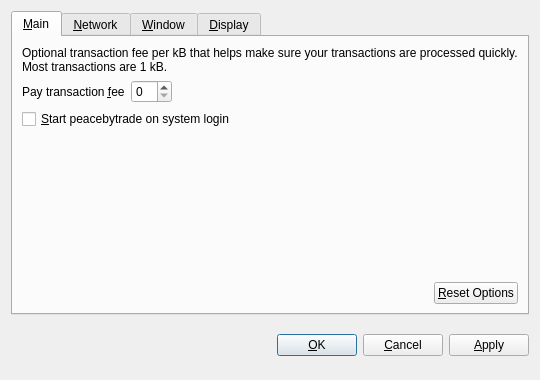
<?xml version="1.0" encoding="UTF-8"?>
<ui version="4.0">
 <class>OptionsDialog</class>
 <widget class="QDialog" name="OptionsDialog">
  <property name="geometry">
   <rect>
    <x>0</x>
    <y>0</y>
    <width>540</width>
    <height>380</height>
   </rect>
  </property>
  <property name="windowTitle">
   <string>Options</string>
  </property>
  <property name="modal">
   <bool>true</bool>
  </property>
  <layout class="QVBoxLayout" name="verticalLayout">
   <item>
    <widget class="QTabWidget" name="tabWidget">
     <property name="tabPosition">
      <enum>QTabWidget::North</enum>
     </property>
     <property name="currentIndex">
      <number>0</number>
     </property>
     <widget class="QWidget" name="tabMain">
      <attribute name="title">
       <string>&amp;Main</string>
      </attribute>
      <layout class="QVBoxLayout" name="verticalLayout_Main">
       <item>
        <widget class="QLabel" name="transactionFeeInfoLabel">
         <property name="text">
          <string>Optional transaction fee per kB that helps make sure your transactions are processed quickly. Most transactions are 1 kB.</string>
         </property>
         <property name="textFormat">
          <enum>Qt::PlainText</enum>
         </property>
         <property name="wordWrap">
          <bool>true</bool>
         </property>
        </widget>
       </item>
       <item>
        <layout class="QHBoxLayout" name="horizontalLayout_1_Main">
         <item>
          <widget class="QLabel" name="transactionFeeLabel">
           <property name="text">
            <string>Pay transaction &amp;fee</string>
           </property>
           <property name="textFormat">
            <enum>Qt::PlainText</enum>
           </property>
           <property name="buddy">
            <cstring>transactionFee</cstring>
           </property>
          </widget>
         </item>
         <item>
          <widget class="BitcoinAmountField" name="transactionFee"/>
         </item>
         <item>
          <spacer name="horizontalSpacer_1_Main">
           <property name="orientation">
            <enum>Qt::Horizontal</enum>
           </property>
           <property name="sizeHint" stdset="0">
            <size>
             <width>40</width>
             <height>20</height>
            </size>
           </property>
          </spacer>
         </item>
        </layout>
       </item>
       <item>
        <widget class="QCheckBox" name="bitcoinAtStartup">
         <property name="toolTip">
          <string>Automatically start peacebytrade after logging in to the system.</string>
         </property>
         <property name="text">
          <string>&amp;Start peacebytrade on system login</string>
         </property>
        </widget>
       </item>
       <item>
        <spacer name="verticalSpacer_Main">
         <property name="orientation">
          <enum>Qt::Vertical</enum>
         </property>
         <property name="sizeHint" stdset="0">
          <size>
           <width>20</width>
           <height>40</height>
          </size>
         </property>
        </spacer>
       </item>
       <item>
        <layout class="QHBoxLayout" name="horizontalLayout_2_Main">
         <item>
          <spacer name="horizontalSpacer_2_Main">
           <property name="orientation">
            <enum>Qt::Horizontal</enum>
           </property>
           <property name="sizeHint" stdset="0">
            <size>
             <width>40</width>
             <height>20</height>
            </size>
           </property>
          </spacer>
         </item>
         <item>
          <widget class="QPushButton" name="resetButton">
           <property name="toolTip">
            <string>Reset all client options to default.</string>
           </property>
           <property name="text">
            <string>&amp;Reset Options</string>
           </property>
           <property name="autoDefault">
            <bool>false</bool>
           </property>
          </widget>
         </item>
        </layout>
       </item>
      </layout>
     </widget>
     <widget class="QWidget" name="tabNetwork">
      <attribute name="title">
       <string>&amp;Network</string>
      </attribute>
      <layout class="QVBoxLayout" name="verticalLayout_Network">
       <item>
        <widget class="QCheckBox" name="mapPortUpnp">
         <property name="toolTip">
          <string>Automatically open the peacebytrade client port on the router. This only works when your router supports UPnP and it is enabled.</string>
         </property>
         <property name="text">
          <string>Map port using &amp;UPnP</string>
         </property>
        </widget>
       </item>
       <item>
        <widget class="QCheckBox" name="connectSocks">
         <property name="toolTip">
          <string>Connect to the peacebytrade network through a SOCKS proxy (e.g. when connecting through Tor).</string>
         </property>
         <property name="text">
          <string>&amp;Connect through SOCKS proxy:</string>
         </property>
        </widget>
       </item>
       <item>
        <layout class="QHBoxLayout" name="horizontalLayout_Network">
         <item>
          <widget class="QLabel" name="proxyIpLabel">
           <property name="text">
            <string>Proxy &amp;IP:</string>
           </property>
           <property name="textFormat">
            <enum>Qt::PlainText</enum>
           </property>
           <property name="buddy">
            <cstring>proxyIp</cstring>
           </property>
          </widget>
         </item>
         <item>
          <widget class="QValidatedLineEdit" name="proxyIp">
           <property name="maximumSize">
            <size>
             <width>140</width>
             <height>16777215</height>
            </size>
           </property>
           <property name="toolTip">
            <string>IP address of the proxy (e.g. 127.0.0.1)</string>
           </property>
          </widget>
         </item>
         <item>
          <widget class="QLabel" name="proxyPortLabel">
           <property name="text">
            <string>&amp;Port:</string>
           </property>
           <property name="textFormat">
            <enum>Qt::PlainText</enum>
           </property>
           <property name="buddy">
            <cstring>proxyPort</cstring>
           </property>
          </widget>
         </item>
         <item>
          <widget class="QLineEdit" name="proxyPort">
           <property name="maximumSize">
            <size>
             <width>55</width>
             <height>16777215</height>
            </size>
           </property>
           <property name="toolTip">
            <string>Port of the proxy (e.g. 9050)</string>
           </property>
          </widget>
         </item>
         <item>
          <widget class="QLabel" name="socksVersionLabel">
           <property name="text">
            <string>SOCKS &amp;Version:</string>
           </property>
           <property name="textFormat">
            <enum>Qt::PlainText</enum>
           </property>
           <property name="buddy">
            <cstring>socksVersion</cstring>
           </property>
          </widget>
         </item>
         <item>
          <widget class="QValueComboBox" name="socksVersion">
           <property name="toolTip">
            <string>SOCKS version of the proxy (e.g. 5)</string>
           </property>
          </widget>
         </item>
         <item>
          <spacer name="horizontalSpacer_Network">
           <property name="orientation">
            <enum>Qt::Horizontal</enum>
           </property>
           <property name="sizeHint" stdset="0">
            <size>
             <width>40</width>
             <height>20</height>
            </size>
           </property>
          </spacer>
         </item>
        </layout>
       </item>
       <item>
        <spacer name="verticalSpacer_Network">
         <property name="orientation">
          <enum>Qt::Vertical</enum>
         </property>
         <property name="sizeHint" stdset="0">
          <size>
           <width>20</width>
           <height>40</height>
          </size>
         </property>
        </spacer>
       </item>
      </layout>
     </widget>
     <widget class="QWidget" name="tabWindow">
      <attribute name="title">
       <string>&amp;Window</string>
      </attribute>
      <layout class="QVBoxLayout" name="verticalLayout_Window">
       <item>
        <widget class="QCheckBox" name="minimizeToTray">
         <property name="toolTip">
          <string>Show only a tray icon after minimizing the window.</string>
         </property>
         <property name="text">
          <string>&amp;Minimize to the tray instead of the taskbar</string>
         </property>
        </widget>
       </item>
       <item>
        <widget class="QCheckBox" name="minimizeOnClose">
         <property name="toolTip">
          <string>Minimize instead of exit the application when the window is closed. When this option is enabled, the application will be closed only after selecting Quit in the menu.</string>
         </property>
         <property name="text">
          <string>M&amp;inimize on close</string>
         </property>
        </widget>
       </item>
       <item>
        <spacer name="verticalSpacer_Window">
         <property name="orientation">
          <enum>Qt::Vertical</enum>
         </property>
         <property name="sizeHint" stdset="0">
          <size>
           <width>20</width>
           <height>40</height>
          </size>
         </property>
        </spacer>
       </item>
      </layout>
     </widget>
     <widget class="QWidget" name="tabDisplay">
      <attribute name="title">
       <string>&amp;Display</string>
      </attribute>
      <layout class="QVBoxLayout" name="verticalLayout_Display">
       <item>
        <layout class="QHBoxLayout" name="horizontalLayout_1_Display">
         <item>
          <widget class="QLabel" name="langLabel">
           <property name="text">
            <string>User Interface &amp;language:</string>
           </property>
           <property name="textFormat">
            <enum>Qt::PlainText</enum>
           </property>
           <property name="buddy">
            <cstring>lang</cstring>
           </property>
          </widget>
         </item>
         <item>
          <widget class="QValueComboBox" name="lang">
           <property name="toolTip">
            <string>The user interface language can be set here. This setting will take effect after restarting peacebytrade.</string>
           </property>
          </widget>
         </item>
        </layout>
       </item>
       <item>
        <layout class="QHBoxLayout" name="horizontalLayout_2_Display">
         <item>
          <widget class="QLabel" name="unitLabel">
           <property name="text">
            <string>&amp;Unit to show amounts in:</string>
           </property>
           <property name="textFormat">
            <enum>Qt::PlainText</enum>
           </property>
           <property name="buddy">
            <cstring>unit</cstring>
           </property>
          </widget>
         </item>
         <item>
          <widget class="QValueComboBox" name="unit">
           <property name="toolTip">
            <string>Choose the default subdivision unit to show in the interface and when sending coins.</string>
           </property>
          </widget>
         </item>
        </layout>
       </item>
       <item>
        <widget class="QCheckBox" name="displayAddresses">
         <property name="toolTip">
          <string>Whether to show peacebytrade addresses in the transaction list or not.</string>
         </property>
         <property name="text">
          <string>&amp;Display addresses in transaction list</string>
         </property>
        </widget>
       </item>
       <item>
        <spacer name="verticalSpacer_Display">
         <property name="orientation">
          <enum>Qt::Vertical</enum>
         </property>
         <property name="sizeHint" stdset="0">
          <size>
           <width>20</width>
           <height>40</height>
          </size>
         </property>
        </spacer>
       </item>
      </layout>
     </widget>
    </widget>
   </item>
   <item>
    <layout class="QHBoxLayout" name="horizontalLayout_Buttons">
     <item>
      <spacer name="horizontalSpacer_1">
       <property name="orientation">
        <enum>Qt::Horizontal</enum>
       </property>
       <property name="sizeHint" stdset="0">
        <size>
         <width>40</width>
         <height>48</height>
        </size>
       </property>
      </spacer>
     </item>
     <item>
      <widget class="QLabel" name="statusLabel">
       <property name="font">
        <font>
         <weight>75</weight>
         <bold>true</bold>
        </font>
       </property>
       <property name="text">
        <string/>
       </property>
       <property name="textFormat">
        <enum>Qt::PlainText</enum>
       </property>
       <property name="wordWrap">
        <bool>true</bool>
       </property>
      </widget>
     </item>
     <item>
      <spacer name="horizontalSpacer_2">
       <property name="orientation">
        <enum>Qt::Horizontal</enum>
       </property>
       <property name="sizeHint" stdset="0">
        <size>
         <width>40</width>
         <height>48</height>
        </size>
       </property>
      </spacer>
     </item>
     <item>
      <widget class="QPushButton" name="okButton">
       <property name="text">
        <string>&amp;OK</string>
       </property>
      </widget>
     </item>
     <item>
      <widget class="QPushButton" name="cancelButton">
       <property name="text">
        <string>&amp;Cancel</string>
       </property>
       <property name="autoDefault">
        <bool>false</bool>
       </property>
      </widget>
     </item>
     <item>
      <widget class="QPushButton" name="applyButton">
       <property name="text">
        <string>&amp;Apply</string>
       </property>
       <property name="autoDefault">
        <bool>false</bool>
       </property>
      </widget>
     </item>
    </layout>
   </item>
  </layout>
 </widget>
 <customwidgets>
  <customwidget>
   <class>BitcoinAmountField</class>
   <extends>QSpinBox</extends>
   <header>bitcoinamountfield.h</header>
  </customwidget>
  <customwidget>
   <class>QValueComboBox</class>
   <extends>QComboBox</extends>
   <header>qvaluecombobox.h</header>
  </customwidget>
  <customwidget>
   <class>QValidatedLineEdit</class>
   <extends>QLineEdit</extends>
   <header>qvalidatedlineedit.h</header>
  </customwidget>
 </customwidgets>
 <resources/>
 <connections/>
</ui>
